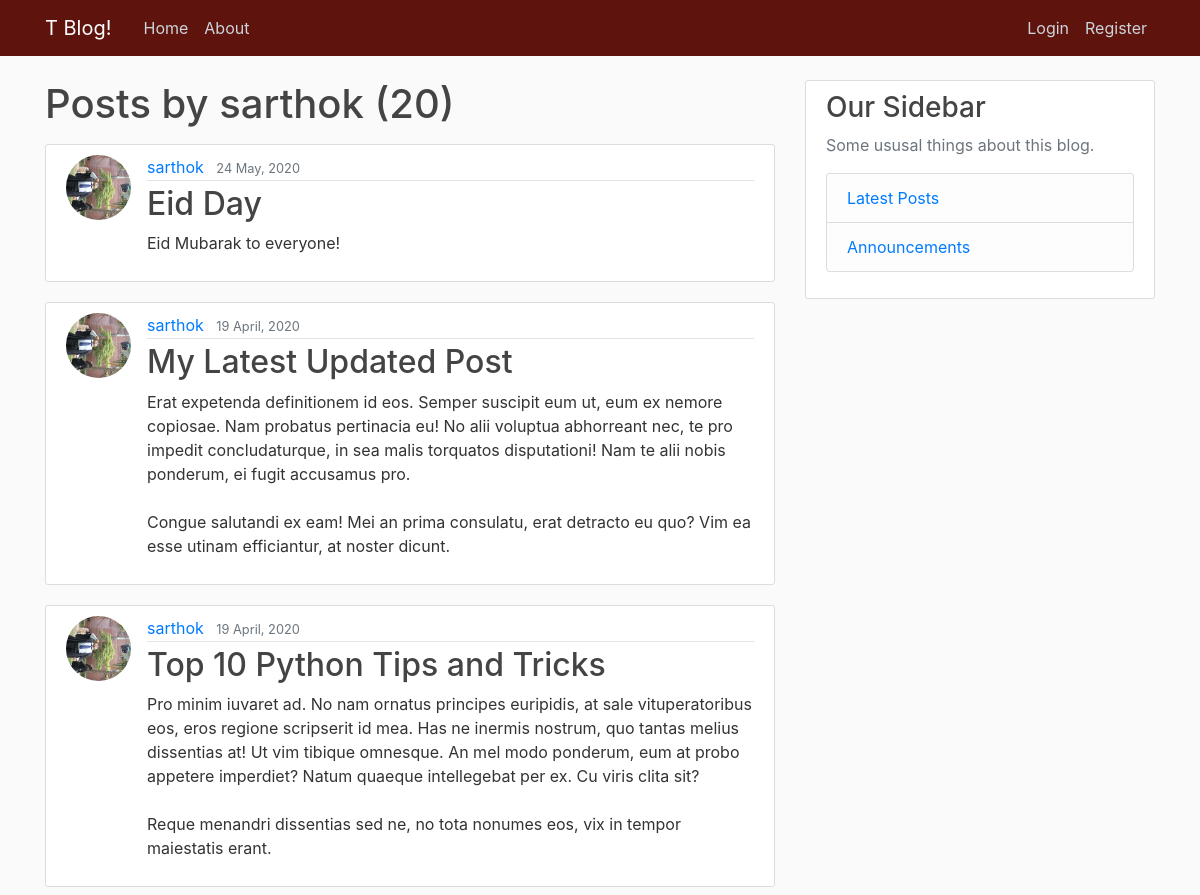
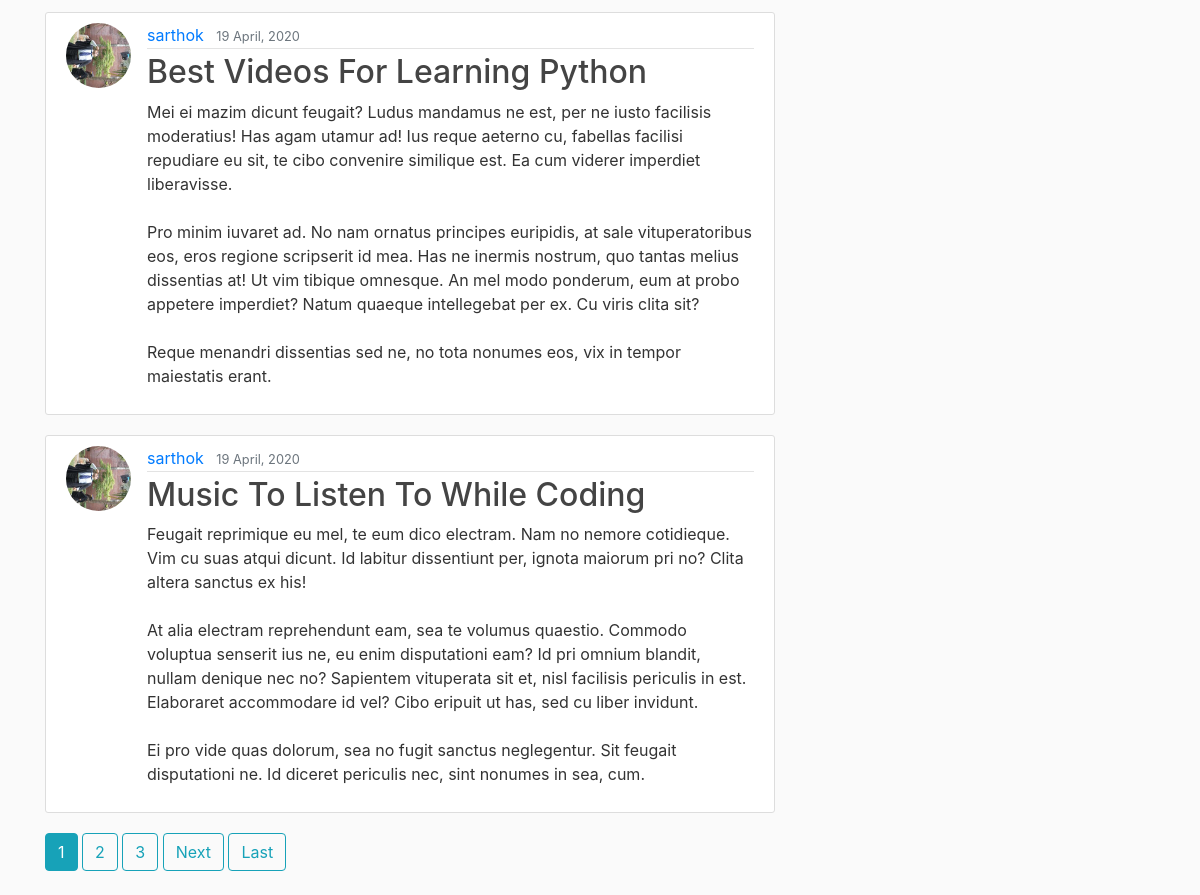
The app's page /user/sarthok, older data (2 pictures, top to bottom).
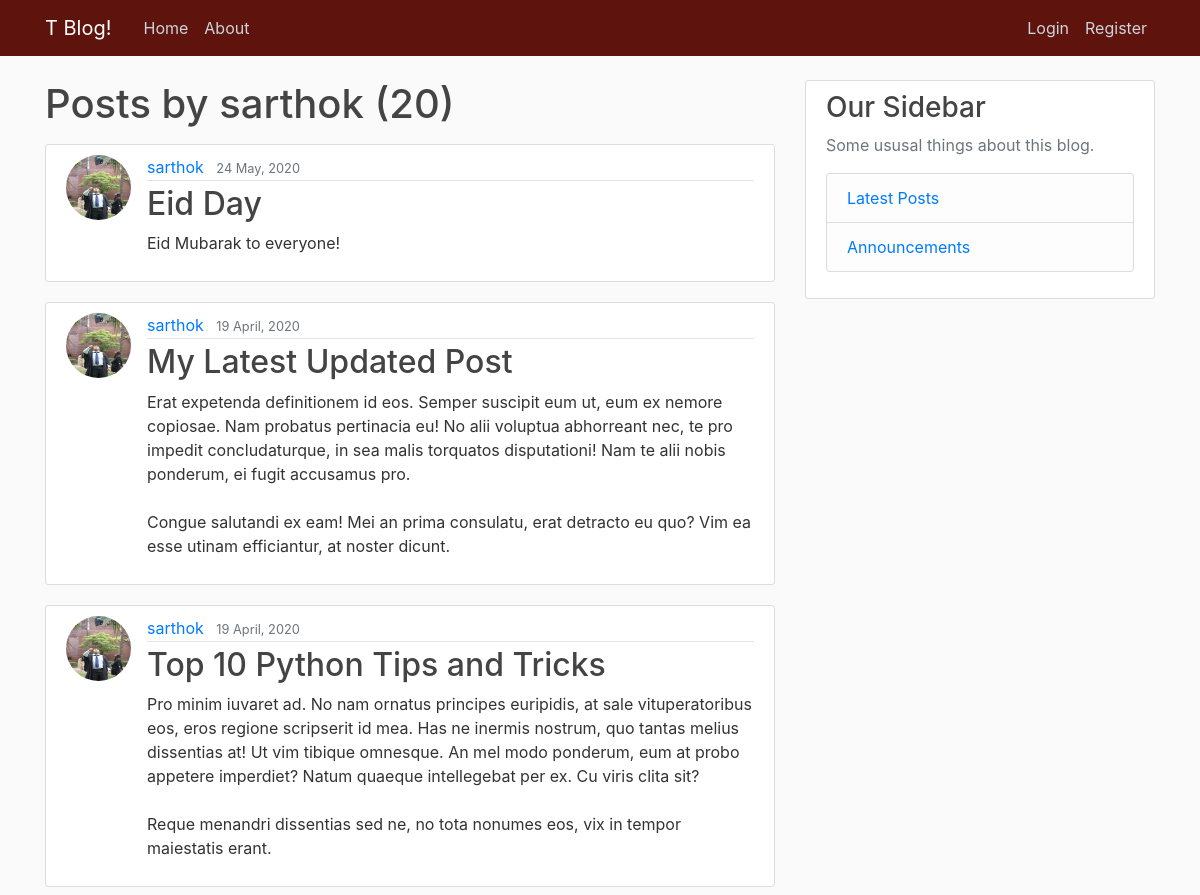
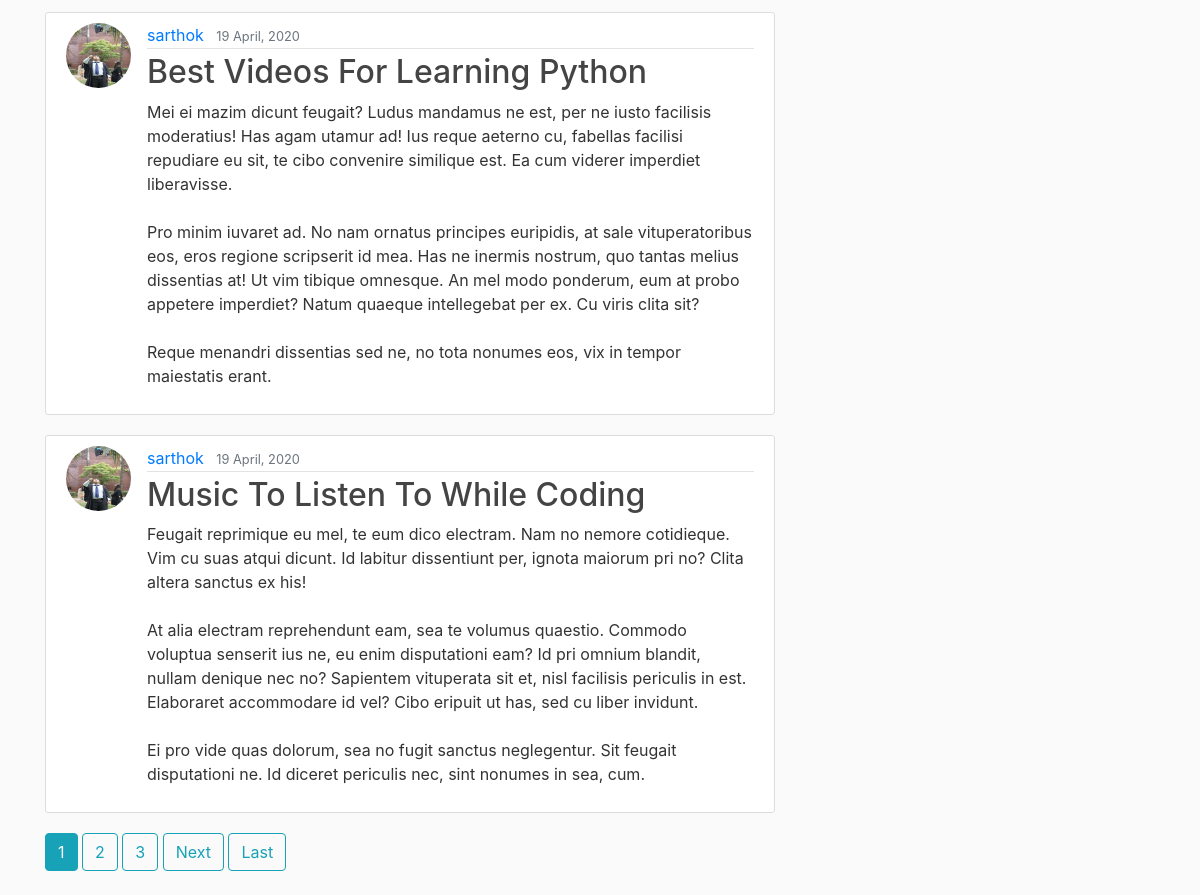
The same page, newer data (2 pictures, top to bottom).
### blog/models.py (models this page shows, shortened)
class Post(models.Model):
    title = models.CharField(max_length=100)
    content = models.TextField()
    date_posted = models.DateTimeField(default=timezone.now)
    author = models.ForeignKey(User, on_delete=models.CASCADE)

### users/models.py (models this page shows, shortened)
class Profile(models.Model):
    user = models.OneToOneField(User, on_delete=models.CASCADE)
    image = models.ImageField(default='default.jpg', upload_to='profile_pics')

### blog/views.py (the view)
# urls.py: path('user/<str:username>', UserPostListView.as_view(), name='user-posts'),
class UserPostListView(ListView):
    model = Post
    template_name = 'blog/user_posts.html'  # <app>/<model>_<viewtype>.html
    context_object_name = 'posts'
    paginate_by = 5
    def get_queryset(self):
        user = get_object_or_404(User, username=self.kwargs.get('username'))
        return Post.objects.filter(author=user).order_by('-date_posted')

### blog/templates/blog/user_posts.html (shortened to what this page needs)
{% extends "blog/base.html" %}
{% block content %}
<h1 class="mb-3">Posts by {{ view.kwargs.username }} ({{ page_obj.paginator.count }}) </h1>
{% for post in posts %}
<article class="media content-section">
    <img class="rounded-circle article-img" src="{{ post.author.profile.image.url }}">
    <div class="media-body">
        <div class="article-metadata">
            <a class="mr-2" href="{% url 'user-posts' post.author.username %}">{{ post.author }}</a>
            <small class="text-muted">{{ post.date_posted|date:"d F, Y" }}</small>
        </div>
        <h2><a class="article-title" href="{% url 'post-detail' post.id %}">{{ post.title }}</a></h2>
        <p class="article-content">{{ post.content }}</p>
    </div>
</article>
{% endfor %}
{% if is_paginated %}
{% for num in page_obj.paginator.page_range %}
{% if page_obj.number == num %}
<a class="btn btn-info mb-4" href="?page={{ num }}">{{ num }}</a>
{% elif num > page_obj.number|add:'-3' and num < page_obj.number|add:'3' %}
<a class="btn btn-outline-info mb-4" href="?page={{ num }}">{{ num }}</a>
{% endif %}
{% endfor %}
{% if page_obj.has_next %}
<a class="btn btn-outline-info mb-4" href="?page={{ page_obj.next_page_number }}">Next</a>
<a class="btn btn-outline-info mb-4" href="?page={{ page_obj.paginator.num_pages }}">Last</a>
{% endif %}
{% endif %}
{% endblock content %}

Row changes from the older to the newer data that the page shows:
changed through a linked row, Post "Eid Day": author.profile.image: a different picture
changed through a linked row, Post "My Latest Updated Post": author.profile.image: a different picture
changed through a linked row, Post "Top 10 Python Tips and Tricks": author.profile.image: a different picture
changed through a linked row, Post "Best Videos For Learning Python": author.profile.image: a different picture
changed through a linked row, Post "Music To Listen To While Coding": author.profile.image: a different picture
